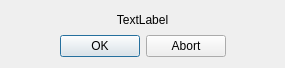
<?xml version="1.0" encoding="UTF-8"?>
<ui version="4.0">
 <class>IncomingCallDialog</class>
 <widget class="QWidget" name="IncomingCallDialog">
  <property name="geometry">
   <rect>
    <x>0</x>
    <y>0</y>
    <width>285</width>
    <height>68</height>
   </rect>
  </property>
  <property name="windowTitle">
   <string>Form</string>
  </property>
  <layout class="QVBoxLayout" name="verticalLayout">
   <item>
    <widget class="QLabel" name="label">
     <property name="layoutDirection">
      <enum>Qt::LeftToRight</enum>
     </property>
     <property name="autoFillBackground">
      <bool>false</bool>
     </property>
     <property name="text">
      <string>TextLabel</string>
     </property>
     <property name="alignment">
      <set>Qt::AlignCenter</set>
     </property>
    </widget>
   </item>
   <item>
    <widget class="QDialogButtonBox" name="buttonBox">
     <property name="standardButtons">
      <set>QDialogButtonBox::Abort|QDialogButtonBox::Ok</set>
     </property>
     <property name="centerButtons">
      <bool>true</bool>
     </property>
    </widget>
   </item>
  </layout>
 </widget>
 <resources/>
 <connections/>
</ui>
